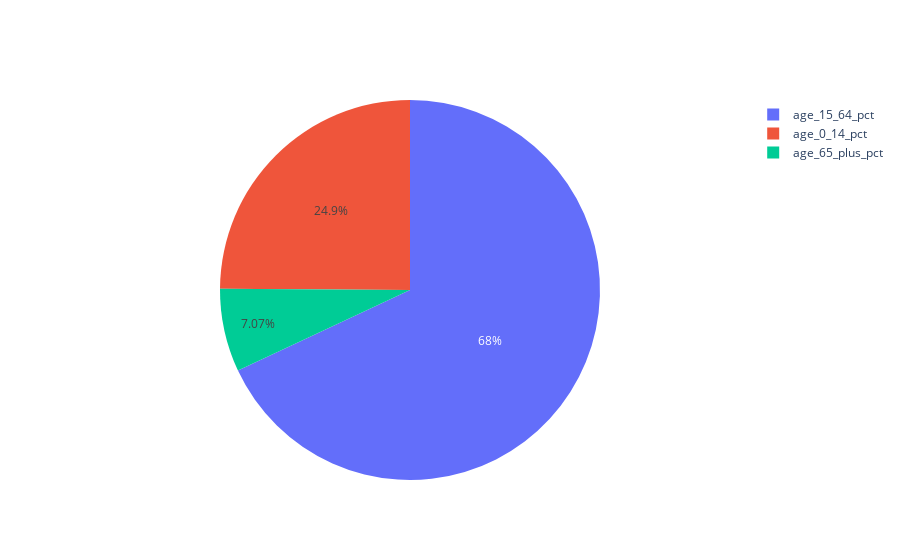

Notebook code for this chart:
### Code cell
labels = ['age_0_14_pct','age_15_64_pct','age_65_plus_pct']
#a = country_data['age_0_14_pct'] * 0.01 * country_data['total_population']
#b = country_data['age_15_64_pct'] * 0.01 * country_data['total_population']
#c = country_data['age_65_plus_pct'] * 0.01 * country_data['total_population']
a = country_data.age_0_14_pct.iloc[0]
b = country_data.age_15_64_pct.iloc[0]
c = country_data.age_65_plus_pct.iloc[0]
values = [a,b,c]

fig_3 = go.Figure(data=[go.Pie(labels=labels, values=values)])
fig_3.show()

### Figure 1 — Plotly figure (JSON) as saved in the notebook; plotly's stock layout.template omitted (floating-point values rounded to 4 significant figures)
{"data": [{"labels": ["age_0_14_pct", "age_15_64_pct", "age_65_plus_pct"], "type": "pie", "values": [24.9, 68.03, 7.072]}], "layout": {"autosize": true}}
